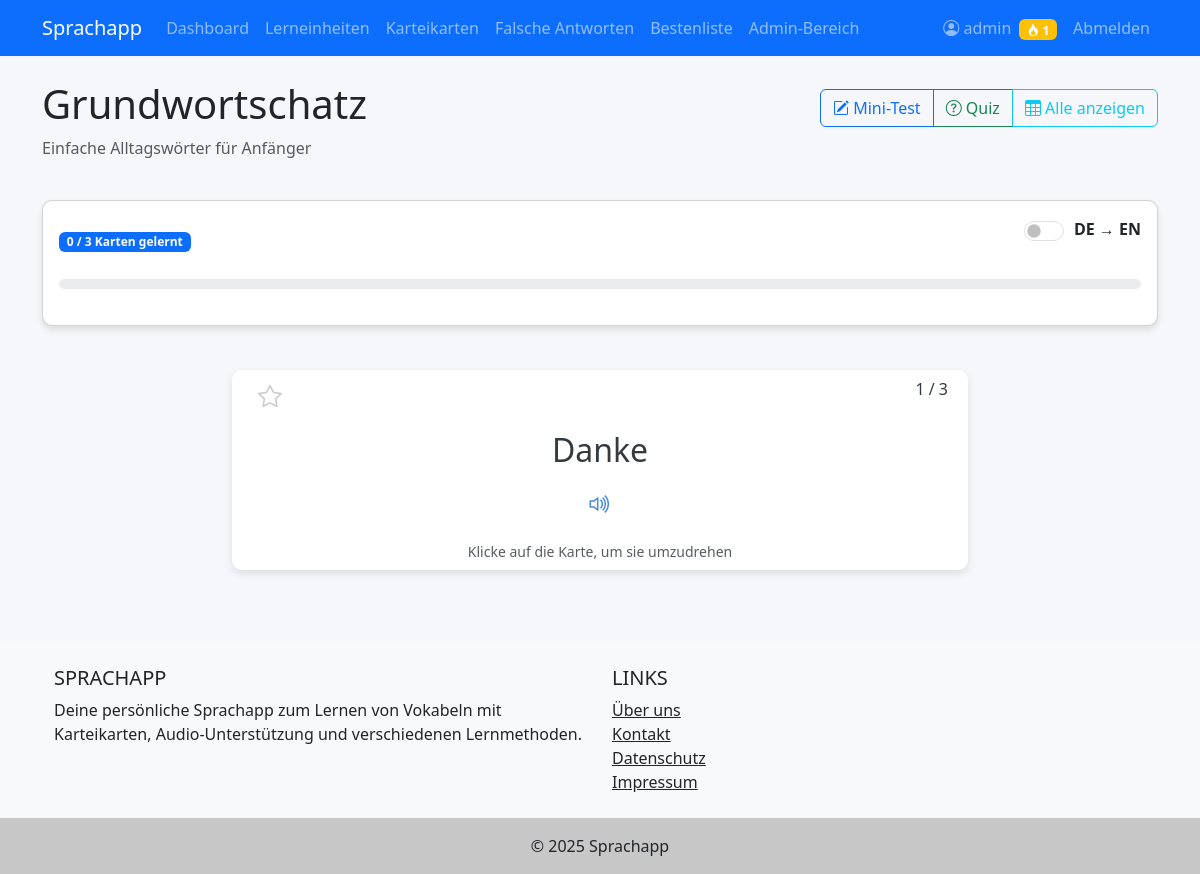
Page /Sprachapp/flashcards.php?unit_id=1 (signed in) on the committed database.
### tables this page shows
CREATE TABLE IF NOT EXISTS units (
    unit_id INT AUTO_INCREMENT PRIMARY KEY,
    unit_name VARCHAR(100) NOT NULL,
    description TEXT,
    created_by INT,
    created_at TIMESTAMP DEFAULT CURRENT_TIMESTAMP,
    FOREIGN KEY (created_by) REFERENCES users(user_id) ON DELETE SET NULL
);

CREATE TABLE IF NOT EXISTS flashcards (
    card_id INT AUTO_INCREMENT PRIMARY KEY,
    german_word VARCHAR(255) NOT NULL,
    english_word VARCHAR(255) NOT NULL,
    audio_file_de VARCHAR(255),
    audio_file_en VARCHAR(255),
    unit_id INT NOT NULL,
    created_by INT,
    created_at TIMESTAMP DEFAULT CURRENT_TIMESTAMP,
    FOREIGN KEY (unit_id) REFERENCES units(unit_id) ON DELETE CASCADE,
    FOREIGN KEY (created_by) REFERENCES users(user_id) ON DELETE SET NULL,
    UNIQUE KEY (german_word, english_word, unit_id)
);

### Sprachapp/php/includes/db.php (called while the page is built, shortened)
<?php
class Database {
    private $pdo;
    public function __construct() {
        try {
            $dsn = "mysql:host=" . DB_HOST . ";dbname=" . DB_NAME . ";charset=utf8mb4";
            $options = [
                PDO::ATTR_ERRMODE => PDO::ERRMODE_EXCEPTION,
                PDO::ATTR_DEFAULT_FETCH_MODE => PDO::FETCH_ASSOC,
                PDO::ATTR_EMULATE_PREPARES => false,
            ];
            $this->pdo = new PDO($dsn, DB_USER, DB_PASS, $options);
        } catch (PDOException $e) {
            die("Datenbank-Verbindungsfehler: " . $e->getMessage());
        }
    }
    public function select($sql, $params = []) {
        $stmt = $this->pdo->prepare($sql);
        $stmt->execute($params);
        return $stmt->fetchAll();
    }
    public function selectOne($sql, $params = []) {
        $stmt = $this->pdo->prepare($sql);
        $stmt->execute($params);
        return $stmt->fetch();
    }
}

### Sprachapp/php/includes/functions.php (called while the page is built, shortened)
<?php
function getAudioUrl($text, $language = 'de') {
    $audioFile = urlencode($text) . '_' . $language . '.mp3';
    return APP_URL . '/audio/' . $audioFile;
}

### Sprachapp/flashcards.php (the view, shortened to what this page needs)
<?php
require_once 'php/includes/header.php';
$unitId = isset($_GET['unit_id']) ? (int)$_GET['unit_id'] : 0;
$direction = isset($_POST['direction']) ? $_POST['direction'] : (isset($_GET['direction']) ? $_GET['direction'] : 'de_en');
$userId = $_SESSION['user_id'];
if ($unitId === 0) {
    $units = $db->select("SELECT * FROM units ORDER BY unit_name");
    $favorites = $db->select(
        "SELECT unit_id FROM user_favorites WHERE user_id = :user_id",
        ['user_id' => $userId]
    );
    $favoriteIds = array_column($favorites, 'unit_id');
?>
<div class="row mb-4">
    <div class="col-12">
        <h1>Lerneinheiten</h1>
        <p class="lead">Wähle eine Einheit aus, um mit dem Lernen zu beginnen.</p>
    </div>
</div>
<div class="row">
    <?php foreach ($units as $unit): ?>
        <div class="col-md-4 mb-4">
            <div class="card unit-card h-100">
                <div class="card-body">
                    <h5 class="card-title"><?= htmlspecialchars($unit['unit_name']) ?></h5>
                    <p class="card-text"><?= htmlspecialchars($unit['description']) ?></p>
                    <div class="d-flex justify-content-between align-items-center mt-2">
                        <a href="flashcards.php?unit_id=<?= $unit['unit_id'] ?>" class="btn btn-primary">Lernen</a>
                        <button class="favorite-btn <?= in_array($unit['unit_id'], $favoriteIds) ? 'active' : '' ?>"
                                data-id="<?= $unit['unit_id'] ?>"
                                data-type="unit">
                            <i class="bi <?= in_array($unit['unit_id'], $favoriteIds) ? 'bi-star-fill' : 'bi-star' ?>"></i>
                        </button>
                    </div>
                </div>
            </div>
        </div>
    <?php endforeach; ?>
</div>
<?php
} else {
    $unit = $db->selectOne(
        "SELECT * FROM units WHERE unit_id = :unit_id",
        ['unit_id' => $unitId]
    );
    $currentDate = date('Y-m-d H:i:s');
    $sql = "
        SELECT f.*,
               COALESCE(up.next_review_date, '1970-01-01 00:00:00') as next_review_date,
               COALESCE(up.is_favorite, 0) as is_favorite,
               COALESCE(up.correct_count, 0) as correct_count,
               COALESCE(up.wrong_count, 0) as wrong_count
        FROM flashcards f
        LEFT JOIN user_progress up ON f.card_id = up.card_id AND up.user_id = :user_id
        WHERE f.unit_id = :unit_id
        AND (up.next_review_date IS NULL OR up.next_review_date <= :current_date)
        ORDER BY up.is_favorite DESC, RAND()
    ";
    $flashcards = $db->select($sql, [
        'user_id' => $userId,
        'unit_id' => $unitId,
        'current_date' => $currentDate
    ]);
    $totalCards = $db->selectOne(
        "SELECT COUNT(*) as count FROM flashcards WHERE unit_id = :unit_id",
        ['unit_id' => $unitId]
    );
    $learnedCards = $db->selectOne(
        "SELECT COUNT(*) as count FROM flashcards f
         JOIN user_progress up ON f.card_id = up.card_id
         WHERE f.unit_id = :unit_id AND up.user_id = :user_id",
        ['unit_id' => $unitId, 'user_id' => $userId]
    );
?>
<div class="row mb-4">
    <div class="col-12">
        <div class="d-flex justify-content-between align-items-center">
            <h1><?= htmlspecialchars($unit['unit_name']) ?></h1>
            <div class="btn-group">
                <a href="mini_test.php?unit_id=<?= $unitId ?>" class="btn btn-outline-primary">
                    <i class="bi bi-pencil-square"></i> Mini-Test
                </a>
                <a href="quiz.php?unit_id=<?= $unitId ?>" class="btn btn-outline-success">
                    <i class="bi bi-question-circle"></i> Quiz
                </a>
                <a href="all_flashcards.php?unit_id=<?= $unitId ?>" class="btn btn-outline-info">
                    <i class="bi bi-table"></i> Alle anzeigen
                </a>
            </div>
        </div>
        <p class="text-muted"><?= htmlspecialchars($unit['description']) ?></p>
    </div>
</div>
<div class="row mb-4">
    <div class="col-12">
        <div class="card">
            <div class="card-body">
                <div class="d-flex justify-content-between align-items-center mb-3">
                    <div>
                        <span class="badge bg-primary"><?= $learnedCards ? $learnedCards['count'] : 0 ?> / <?= $totalCards ? $totalCards['count'] : 0 ?> Karten gelernt</span>
                    </div>
                    <div class="language-switch">
                        <div class="form-check form-switch">
                            <input class="form-check-input" type="checkbox" id="language-switch" <?= $direction === 'en_de' ? 'checked' : '' ?>>
                            <label class="form-check-label" for="language-switch">
                                <?= $direction === 'de_en' ? 'DE → EN' : 'EN → DE' ?>
                            </label>
                        </div>
                    </div>
                </div>
                <div class="progress-container">
                    <div class="progress">
                    </div>
                </div>
            </div>
        </div>
    </div>
</div>
<?php if (empty($flashcards)): ?>
    <div class="alert alert-info">
        <h4 class="alert-heading">Alles gelernt!</h4>
        <p>Du hast alle Vokabeln in dieser Einheit bereits gelernt. Die nächsten Karten werden bald wieder für dich verfügbar sein.</p>
        <hr>
        <p class="mb-0">
            <a href="flashcards.php" class="btn btn-primary btn-sm">Zurück zu den Einheiten</a>
            <a href="wrong_answers.php?unit_id=<?= $unitId ?>" class="btn btn-danger btn-sm">Falsche Antworten üben</a>
        </p>
    </div>
<?php else: ?>
    <div class="row">
        <div class="col-md-8 offset-md-2">
            <?php foreach ($flashcards as $index => $card): ?>
                <div class="flashcard mb-4 <?= $index > 0 ? 'd-none' : '' ?>" data-card-id="<?= $card['card_id'] ?>">
                    <div class="flashcard-inner">
                        <div class="flashcard-front">
                            <div class="d-flex justify-content-between w-100">
                                <button class="favorite-btn <?= $card['is_favorite'] ? 'active' : '' ?>"
                                        data-id="<?= $card['card_id'] ?>"
                                        data-type="card">
                                    <i class="bi <?= $card['is_favorite'] ? 'bi-star-fill' : 'bi-star' ?>"></i>
                                </button>
                                <div class="card-counter"><?= $index + 1 ?> / <?= count($flashcards) ?></div>
                            </div>
                            <h2 class="my-3">
                                <?= htmlspecialchars($direction === 'de_en' ? $card['german_word'] : $card['english_word']) ?>
                            </h2>
                            <button class="audio-btn" data-audio="<?= getAudioUrl($direction === 'de_en' ? $card['german_word'] : $card['english_word'], $direction === 'de_en' ? 'de' : 'en') ?>">
                                <i class="bi bi-volume-up"></i>
                            </button>
                            <div class="mt-3">
                                <small class="text-muted">Klicke auf die Karte, um sie umzudrehen</small>
                            </div>
                        </div>
                        <div class="flashcard-back">
                            <h2 class="my-3">
                            </h2>
                            <button class="audio-btn" data-audio="<?= getAudioUrl($direction === 'de_en' ? $card['english_word'] : $card['german_word'], $direction === 'de_en' ? 'en' : 'de') ?>">
                            </button>
                            <div class="mt-4">
                                <button class="btn btn-success answer-btn me-2" data-answer="correct">
                                </button>
                                <button class="btn btn-danger answer-btn" data-answer="wrong">
                                </button>
                            </div>
                        </div>
                    </div>
                </div>
            <?php endforeach; ?>
        </div>
    </div>
<?php endif; ?>
<?php
}
require_once 'php/includes/footer.php';
?>

### rows in the picture
units: unit_name "Grundwortschatz", description "Einfache Alltagswörter für Anfänger"
flashcards: count($flashcards) "3", german_word "Danke"

### other values in the picture
APP_NAME "Sprachapp"
$_SESSION['username'] "admin"
$_SESSION['streak_days'] "1"
$learnedCards['count'] "0"
$totalCards['count'] "3"
APP_NAME "SPRACHAPP"
